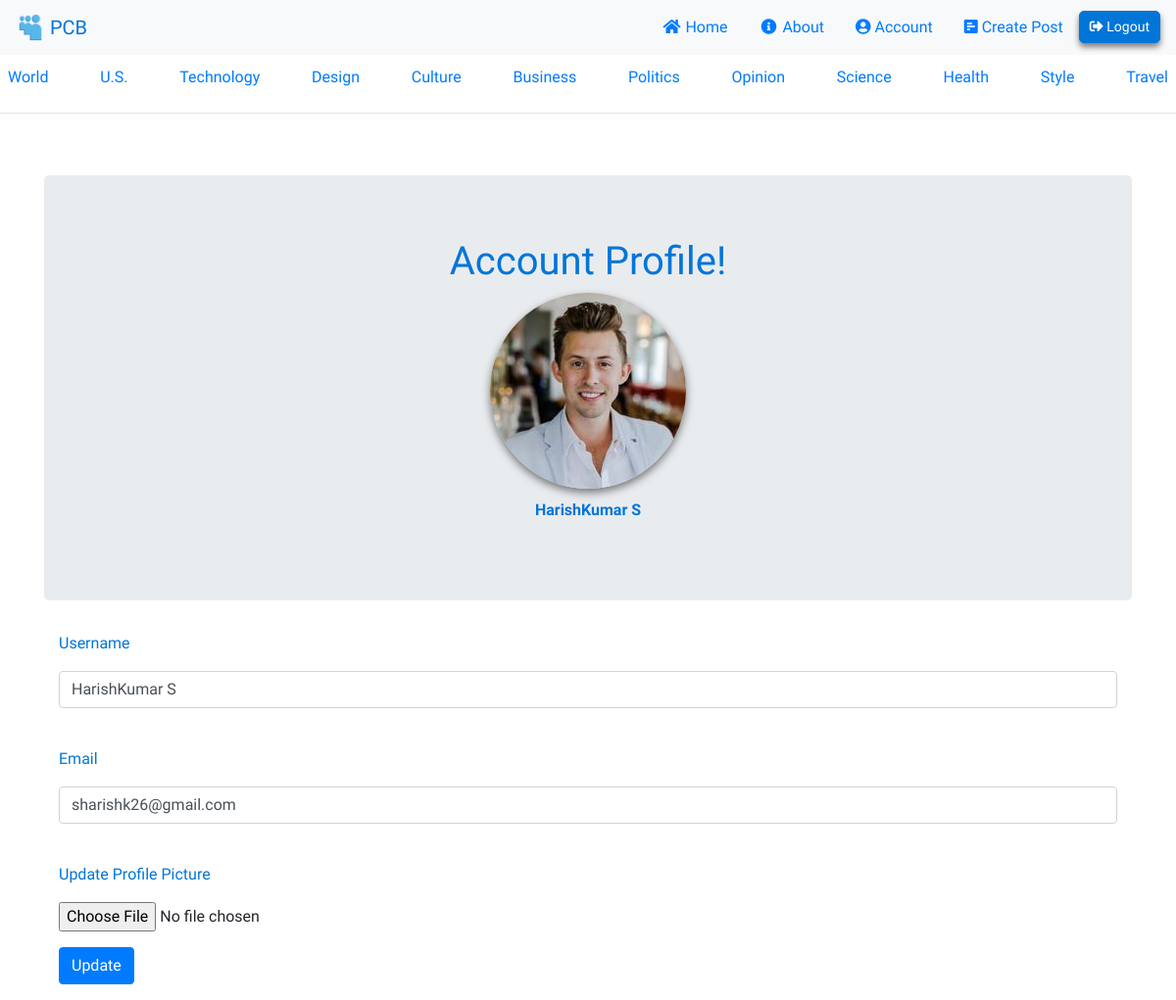
Page /account (signed in) on the committed database.
### puppycompanyblog/models.py (models this page shows, shortened)
class User(db.Model, UserMixin):
    __tablename__ = 'users'
    id = db.Column(db.Integer, primary_key = True)
    profile_image = db.Column(db.String(20), nullable=False, default='default_profile.png')
    email = db.Column(db.String(64), unique=True, index=True)
    username = db.Column(db.String(64), unique=True, index=True)
    password_hash = db.Column(db.String(128))
    posts = db.relationship('BlogPost', backref='author', lazy=True)

### puppycompanyblog/users/views.py (the view)
@users.route("/account", methods=['GET', 'POST'])
@login_required
def account():
    form = UpdateUserForm()
    if form.validate_on_submit():
        print(form)
        if form.picture.data:
            username = current_user.username
            pic = add_profile_pic(form.picture.data,username)
            current_user.profile_image = pic
        current_user.username = form.username.data
        current_user.email = form.email.data
        db.session.commit()
        flash('User Account Successfully Updated!')
        return redirect(url_for('users.account'))
    elif request.method == 'GET':
        form.username.data = current_user.username
        form.email.data = current_user.email
    profile_image = url_for('static', filename='profile_pics/' + current_user.profile_image)
    return render_template('account.html', profile_image=profile_image, form=form)

### puppycompanyblog/users/forms.py (shortened to what this page needs)
class UpdateUserForm(FlaskForm):
    email = StringField('Email', validators=[DataRequired(),Email()])
    username = StringField('Username', validators=[DataRequired()])
    picture = FileField('Update Profile Picture', validators=[FileAllowed(['jpg', 'png'])])
    submit = SubmitField('Update')

### puppycompanyblog/models.py (called while the page is built)
@login_manager.user_loader
def load_user(user_id):
    return User.query.get(user_id)

### puppycompanyblog/templates/account.html (shortened to what this page needs)
{% extends "base.html" %}
{% block content %}
<div class="alert">
</div>
<div class="jumbotron">
  <div align='center'>
    <h1 style="color: #0275d8">Account Profile!</h1>
    <img align='center' style=" box-shadow: 0 4px 8px 0 rgba(0, 0, 0, 0.5); border-radius: 50%;" src="{{ url_for('static', filename='profile_pics/' + current_user.profile_image) }}">
    <p style="padding-top: 10px; color: #0275d8;"><strong>{{current_user.username}}</strong></p>
  </div>
</div>
<div class="container">
  <form  method="POST" action = "" enctype="multipart/form-data">
    <div class="form-group">
      {{ form.username.label(class="form-group", style="color: #0275d8") }}
      {{form.username(class='form-control')  }}
    </div><br>
    <div class="form-group">
      {{ form.email.label(class="form-group", style="color: #0275d8") }}
      {{form.email(class='form-control')  }}
    </div><br>
    <div class="form-group">
      {{ form.picture.label(class="form-group", style="color: #0275d8") }}
      {{ form.picture(class="form-control-file") }}
    </div>
    <div class="form-group">
        {{ form.submit(class="btn btn-primary") }}
    </div>
  </form>
</div>
{% endblock content %}

### puppycompanyblog/static/master.css (style rules this page uses)
* { font-family: 'Comfortaa', cursive; }

### rows in the picture
User: profile_image (picture), username "HarishKumar S", email "sharishk26@gmail.com"
